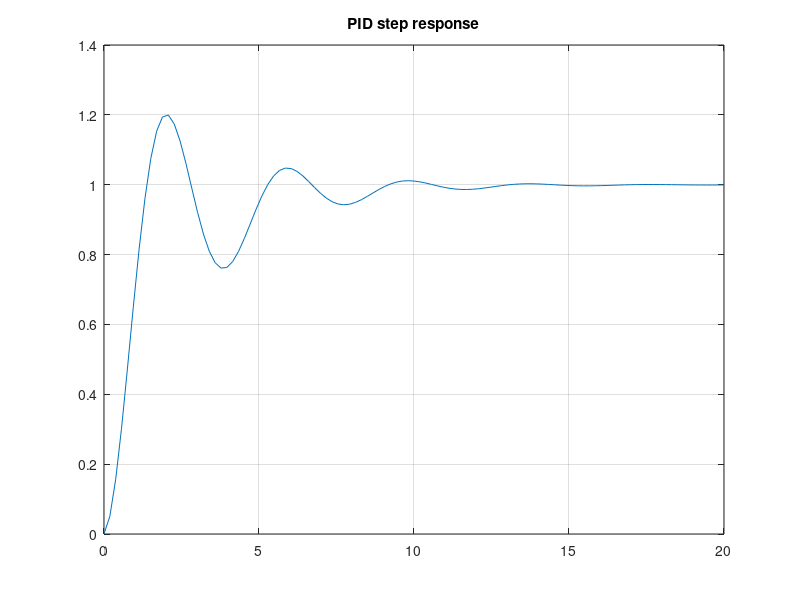

The MATLAB script that drew this image:
% ПИД-регулятор
% Kp/Ki/Kd и переходная характеристика

Kp = 2; Ki = 1; Kd = 0.1;
numC = [Kd Kp Ki];
denOL = [1 1 1 0];
denCL = denOL + [zeros(1, numel(denOL)-numel(numC)) numC];
sys = tf(numC, denCL);
[yy, tt] = step(sys);
figure;
plot(tt, yy);
title('PID step response'); grid on;

%{
@play
{
 "title": "ПИД-регулятор",
 "groups": [
  {
   "name": "Регулятор",
   "controls": [
    {
     "var": "Kp",
     "label": "Kp",
     "min": 0.5,
     "max": 8,
     "step": 0.5,
     "default": 2
    },
    {
     "var": "Ki",
     "label": "Ki",
     "min": 0,
     "max": 4,
     "step": 0.5,
     "default": 1
    },
    {
     "var": "Kd",
     "label": "Kd",
     "min": 0,
     "max": 1,
     "step": 0.05,
     "default": 0.1
    }
   ]
  }
 ]
}
%}
